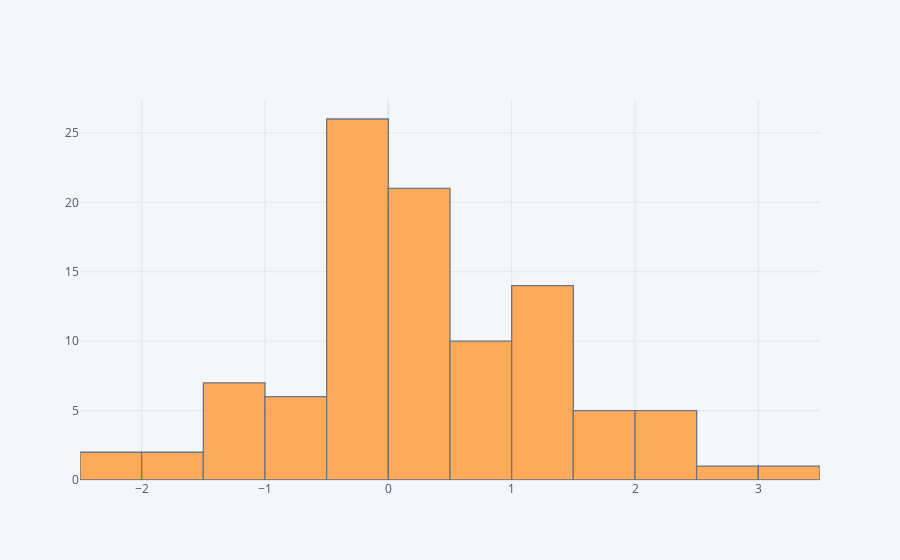

Here is the notebook cell this chart was saved with:
### Markdown cell above
## histogram

### Code cell
df['A'].iplot(kind='hist',bins=25)

### Figure 1 — Plotly figure (JSON) as saved in the notebook; plotly's stock layout.template omitted (floating-point values rounded to 4 significant figures)
{"data": [{"histfunc": "count", "histnorm": "", "marker": {"color": "rgba(255, 153, 51, 1.0)", "line": {"color": "#4D5663", "width": 1.3}}, "name": "A", "nbinsx": 25, "opacity": 0.8, "orientation": "v", "type": "histogram", "x": [-0.1035, 0.157, -1.425, -1.154, 0.2332, -0.2179, -1.795, -0.06212, -0.09662, 2.867, 2.045, -1.192, -0.5261, -2.357, 0.2739, 3.146, 1.084, 0.8729, -2.02, 2.008, 0.821, 1.524, 1.233, 2.372, 0.03546, -1.71, 0.9546, -0.141, -0.1998, 0.5566, -0.4583, -0.4522, -0.7946, 1.973, -0.3212, -0.5829, 1.123, 1.578, 0.4439, -0.7312, -1.424, 1.373, 1.015, 1.793, -0.7002, -0.3826, 0.6299, 1.403, 0.4802, -0.4233, 1.321, -0.4379, 0.489, 0.4493, -1.139, -0.2804, -1.291, 0.8953, 0.2609, 0.1569, 1.066, -0.3552, 0.3314, 1.146, 1.076, 1.109, -0.05043, 1.45, -0.3343, 0.05216, -1.152, -0.2527, -0.222, 0.008546, -0.1017, -0.8194, 0.5382, 0.2684, 0.7007, -0.4741, 1.209, 0.3954, 1.182, 0.3712, 2.016, 0.7019, 0.206, -0.1403, 0.05084, -0.03903, 2.305, 0.02655, 0.02205, -0.4992, 1.648, -0.2597, 0.3226, -0.05849, 0.965, -0.1074]}], "layout": {"barmode": "overlay", "legend": {"bgcolor": "#F5F6F9", "font": {"color": "#4D5663"}}, "paper_bgcolor": "#F5F6F9", "plot_bgcolor": "#F5F6F9", "title": {"font": {"color": "#4D5663"}}, "xaxis": {"gridcolor": "#E1E5ED", "showgrid": true, "tickfont": {"color": "#4D5663"}, "title": {"font": {"color": "#4D5663"}, "text": ""}, "zerolinecolor": "#E1E5ED"}, "yaxis": {"gridcolor": "#E1E5ED", "showgrid": true, "tickfont": {"color": "#4D5663"}, "title": {"font": {"color": "#4D5663"}, "text": ""}, "zerolinecolor": "#E1E5ED"}}}
